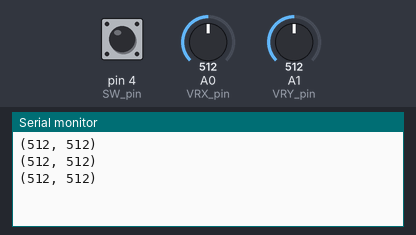
A sketch run on a simulated Arduino Uno, built with avr-gcc and run on an emulated ATmega328P. Parts: the last lines printed to the serial monitor. The test bench sets the inputs (shaded band); at power-on: A0 (VRX_pin) = 512, pin 4 (SW_pin) HIGH, A1 (VRY_pin) = 512.

Above: at 1.3 s.
1.4 s: A0 (VRX_pin) set to 685
At 2.2 s:
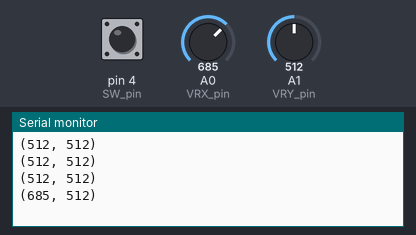
2.9 s: A0 (VRX_pin) set to 709
At 3.7 s:
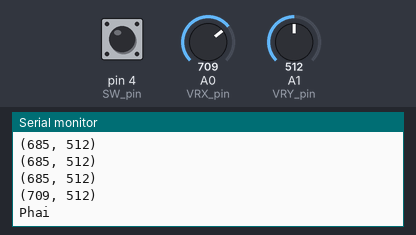
11.5 s: A0 (VRX_pin) set to 315
At 11.5 s:
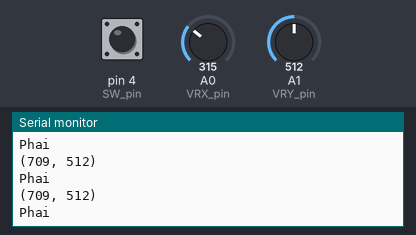
Timing chart, 0 to 14.5 s (numbered marks = the images above; inputs shaded):
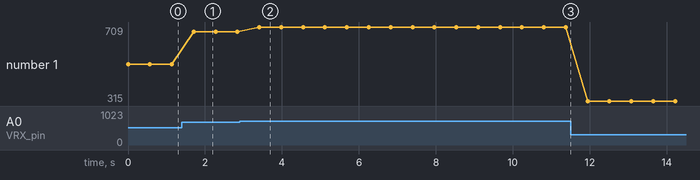

The sketch:

send.ino
```cpp
#include <IRremote.h>

#define IR_SEND_PIN 7
IRsend irsend(IR_SEND_PIN);
uint32_t NEC_command;
uint32_t noRepeats = 2;

const int VRX_pin = A0;
const int VRY_pin = A1;
int SW_pin = 4; // Nút nhấn trên joystick

void setup() {
  pinMode(SW_pin, INPUT_PULLUP);
  Serial.begin(9600);
}

int x_pos, y_pos;
void loop() {
  x_pos = analogRead(VRX_pin);
  y_pos = analogRead(VRY_pin);
  Serial.print("(");
  Serial.print(x_pos);
  Serial.print(", ");
  Serial.print(y_pos);
  Serial.println(")");

  int SW_value = digitalRead(SW_pin);

  if (x_pos <= 300) {
    Serial.println("Trai");
    NEC_command = 0x1A;
  } else if (x_pos >= 700) {
    Serial.println("Phai");
    NEC_command = 0x1C;
  } else if (y_pos <= 300) {
    Serial.println("Len");
    NEC_command = 0x1B;
  } else if (y_pos >= 700) {
    Serial.println("Xuong");
    NEC_command = 0x1D;
  }

  if (SW_value == LOW) {
    Serial.println("CENTER");
    NEC_command = 0x1E;
  }

  irsend.sendNEC(0x00, NEC_command, noRepeats);
  delay(500);
}
```

Measured:
- the behaviour switches between 699 and 700 on A0 (VRX_pin) (found by bisection; images 1 and 2)
- after the input at 1.4 s, the serial monitor: prints a new line after 0.31 s (image 1)
- after the input at 2.9 s, the serial monitor: prints a new line after 0.51 s (image 2)
- plotted number 1: 512 → 685 after the input at 1.4 s, 685 → 709 after the input at 2.9 s, 709 → 315 after the input at 11.5 s
